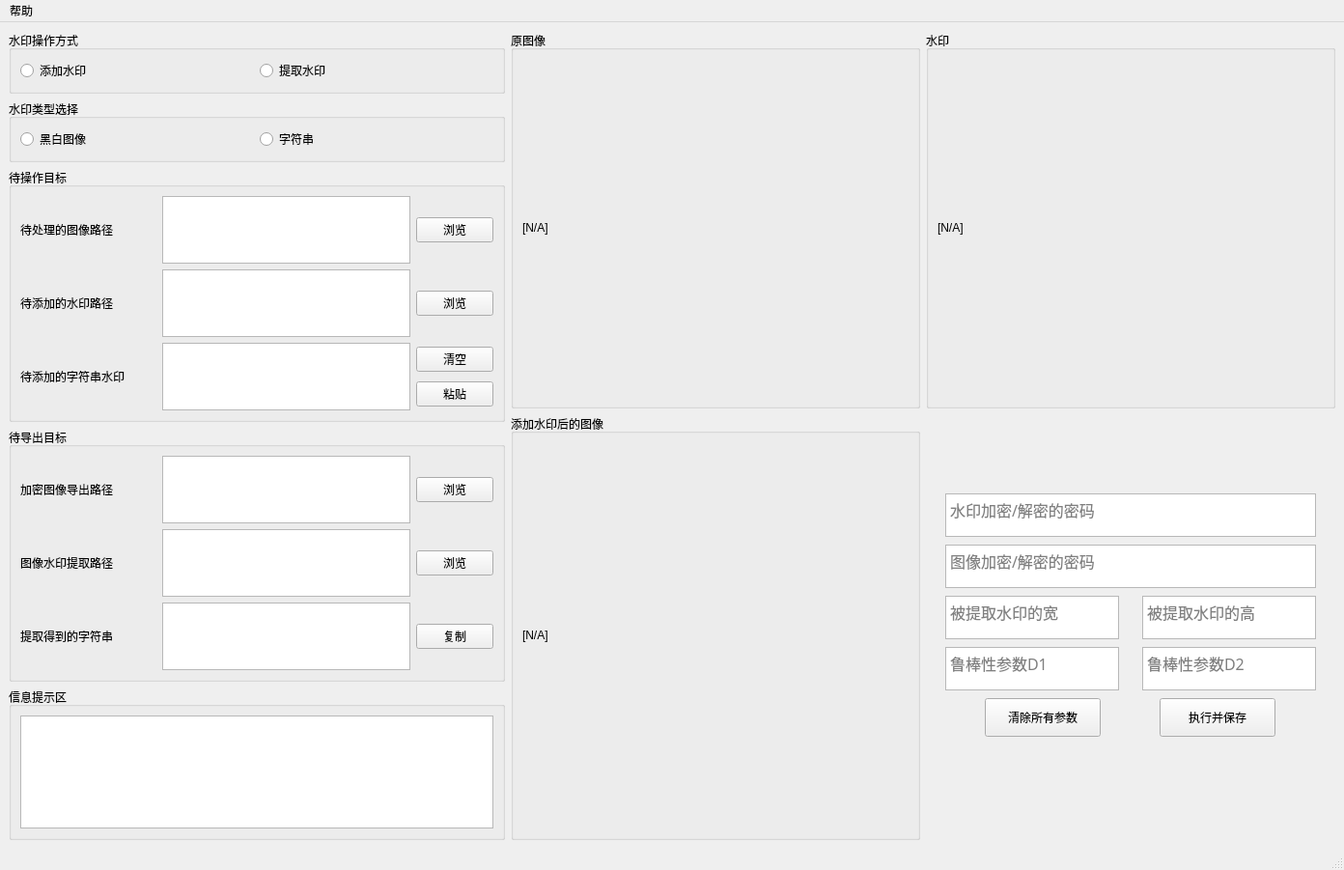
<?xml version="1.0" encoding="UTF-8"?>
<ui version="4.0">
 <class>MainWindow</class>
 <widget class="QMainWindow" name="MainWindow">
  <property name="geometry">
   <rect>
    <x>0</x>
    <y>0</y>
    <width>1392</width>
    <height>887</height>
   </rect>
  </property>
  <property name="windowTitle">
   <string>Python BDIWS - Alpha 0.3</string>
  </property>
  <widget class="QWidget" name="centralwidget">
   <layout class="QHBoxLayout" name="horizontalLayout_9" stretch="2,3">
    <item>
     <layout class="QVBoxLayout" name="LeftSection" stretch="2,2,6,4,100">
      <item>
       <widget class="QGroupBox" name="GroupTypeManipulation">
        <property name="enabled">
         <bool>true</bool>
        </property>
        <property name="title">
         <string>水印操作方式</string>
        </property>
        <layout class="QHBoxLayout" name="horizontalLayout_2">
         <item>
          <layout class="QHBoxLayout" name="horizontalLayout">
           <item>
            <widget class="QRadioButton" name="TypeAddWatermark">
             <property name="text">
              <string>添加水印</string>
             </property>
             <attribute name="buttonGroup">
              <string notr="true">buttonGroupM</string>
             </attribute>
            </widget>
           </item>
           <item>
            <widget class="QRadioButton" name="TypeExtractWatermark">
             <property name="text">
              <string>提取水印</string>
             </property>
             <attribute name="buttonGroup">
              <string notr="true">buttonGroupM</string>
             </attribute>
            </widget>
           </item>
          </layout>
         </item>
        </layout>
       </widget>
      </item>
      <item>
       <widget class="QGroupBox" name="GroupTypeWatermark">
        <property name="title">
         <string>水印类型选择</string>
        </property>
        <layout class="QHBoxLayout" name="horizontalLayout_3">
         <item>
          <layout class="QHBoxLayout" name="horizontalLayout_4">
           <item>
            <widget class="QRadioButton" name="TypeMonochrome">
             <property name="text">
              <string>黑白图像</string>
             </property>
             <attribute name="buttonGroup">
              <string notr="true">buttonGroupT</string>
             </attribute>
            </widget>
           </item>
           <item>
            <widget class="QRadioButton" name="TypeString">
             <property name="text">
              <string>字符串</string>
             </property>
             <attribute name="buttonGroup">
              <string notr="true">buttonGroupT</string>
             </attribute>
            </widget>
           </item>
          </layout>
         </item>
        </layout>
       </widget>
      </item>
      <item>
       <widget class="QGroupBox" name="GroupTargetOriginal">
        <property name="title">
         <string>待操作目标</string>
        </property>
        <layout class="QVBoxLayout" name="verticalLayout_5" stretch="1,1,1">
         <item>
          <layout class="QHBoxLayout" name="horizontalLayout_5" stretch="10,1,20,5">
           <item>
            <widget class="QLabel" name="label">
             <property name="text">
              <string>待处理的图像路径</string>
             </property>
            </widget>
           </item>
           <item>
            <spacer name="horizontalSpacer">
             <property name="orientation">
              <enum>Qt::Horizontal</enum>
             </property>
             <property name="sizeHint" stdset="0">
              <size>
               <width>40</width>
               <height>20</height>
              </size>
             </property>
            </spacer>
           </item>
           <item>
            <widget class="QTextBrowser" name="LabelPathOriginal">
             <property name="sizePolicy">
              <sizepolicy hsizetype="Preferred" vsizetype="Preferred">
               <horstretch>0</horstretch>
               <verstretch>0</verstretch>
              </sizepolicy>
             </property>
             <property name="minimumSize">
              <size>
               <width>200</width>
               <height>0</height>
              </size>
             </property>
            </widget>
           </item>
           <item>
            <widget class="QPushButton" name="ButtonPathOriginal">
             <property name="text">
              <string>浏览</string>
             </property>
            </widget>
           </item>
          </layout>
         </item>
         <item>
          <layout class="QHBoxLayout" name="horizontalLayout_6" stretch="10,1,20,5">
           <item>
            <widget class="QLabel" name="label_2">
             <property name="text">
              <string>待添加的水印路径</string>
             </property>
            </widget>
           </item>
           <item>
            <spacer name="horizontalSpacer_2">
             <property name="orientation">
              <enum>Qt::Horizontal</enum>
             </property>
             <property name="sizeHint" stdset="0">
              <size>
               <width>40</width>
               <height>20</height>
              </size>
             </property>
            </spacer>
           </item>
           <item>
            <widget class="QTextBrowser" name="LabelPathMonochrome">
             <property name="sizePolicy">
              <sizepolicy hsizetype="Preferred" vsizetype="Preferred">
               <horstretch>0</horstretch>
               <verstretch>0</verstretch>
              </sizepolicy>
             </property>
             <property name="minimumSize">
              <size>
               <width>200</width>
               <height>0</height>
              </size>
             </property>
            </widget>
           </item>
           <item>
            <widget class="QPushButton" name="ButtonPathMonochrome">
             <property name="text">
              <string>浏览</string>
             </property>
            </widget>
           </item>
          </layout>
         </item>
         <item>
          <layout class="QHBoxLayout" name="horizontalLayout_8" stretch="10,1,20,5">
           <item>
            <widget class="QLabel" name="label_4">
             <property name="text">
              <string>待添加的字符串水印</string>
             </property>
            </widget>
           </item>
           <item>
            <spacer name="horizontalSpacer_3">
             <property name="orientation">
              <enum>Qt::Horizontal</enum>
             </property>
             <property name="sizeHint" stdset="0">
              <size>
               <width>40</width>
               <height>20</height>
              </size>
             </property>
            </spacer>
           </item>
           <item>
            <widget class="QPlainTextEdit" name="LabelStringOriginal">
             <property name="sizePolicy">
              <sizepolicy hsizetype="Preferred" vsizetype="Preferred">
               <horstretch>0</horstretch>
               <verstretch>0</verstretch>
              </sizepolicy>
             </property>
             <property name="minimumSize">
              <size>
               <width>200</width>
               <height>0</height>
              </size>
             </property>
            </widget>
           </item>
           <item>
            <layout class="QVBoxLayout" name="verticalLayout_3">
             <item>
              <widget class="QPushButton" name="ButtonStringClear">
               <property name="text">
                <string>清空</string>
               </property>
              </widget>
             </item>
             <item>
              <widget class="QPushButton" name="ButtonStringPaste">
               <property name="text">
                <string>粘贴</string>
               </property>
              </widget>
             </item>
            </layout>
           </item>
          </layout>
         </item>
        </layout>
       </widget>
      </item>
      <item>
       <widget class="QGroupBox" name="GroupTargetFinished">
        <property name="title">
         <string>待导出目标</string>
        </property>
        <layout class="QVBoxLayout" name="verticalLayout_4" stretch="0,1,1">
         <item>
          <layout class="QHBoxLayout" name="horizontalLayout_18" stretch="10,1,20,5">
           <item>
            <widget class="QLabel" name="label_8">
             <property name="text">
              <string>加密图像导出路径</string>
             </property>
            </widget>
           </item>
           <item>
            <spacer name="horizontalSpacer_6">
             <property name="orientation">
              <enum>Qt::Horizontal</enum>
             </property>
             <property name="sizeHint" stdset="0">
              <size>
               <width>40</width>
               <height>20</height>
              </size>
             </property>
            </spacer>
           </item>
           <item>
            <widget class="QTextBrowser" name="LabelDirImgOut">
             <property name="sizePolicy">
              <sizepolicy hsizetype="Preferred" vsizetype="Preferred">
               <horstretch>0</horstretch>
               <verstretch>0</verstretch>
              </sizepolicy>
             </property>
             <property name="minimumSize">
              <size>
               <width>200</width>
               <height>0</height>
              </size>
             </property>
            </widget>
           </item>
           <item>
            <widget class="QPushButton" name="ButtonDirImg">
             <property name="text">
              <string>浏览</string>
             </property>
            </widget>
           </item>
          </layout>
         </item>
         <item>
          <layout class="QHBoxLayout" name="horizontalLayout_10" stretch="10,1,20,5">
           <item>
            <widget class="QLabel" name="label_6">
             <property name="text">
              <string>图像水印提取路径</string>
             </property>
            </widget>
           </item>
           <item>
            <spacer name="horizontalSpacer_4">
             <property name="orientation">
              <enum>Qt::Horizontal</enum>
             </property>
             <property name="sizeHint" stdset="0">
              <size>
               <width>40</width>
               <height>20</height>
              </size>
             </property>
            </spacer>
           </item>
           <item>
            <widget class="QTextBrowser" name="LabelDirMonochrome">
             <property name="sizePolicy">
              <sizepolicy hsizetype="Preferred" vsizetype="Preferred">
               <horstretch>0</horstretch>
               <verstretch>0</verstretch>
              </sizepolicy>
             </property>
             <property name="minimumSize">
              <size>
               <width>200</width>
               <height>0</height>
              </size>
             </property>
            </widget>
           </item>
           <item>
            <widget class="QPushButton" name="ButtonDirMonochrome">
             <property name="text">
              <string>浏览</string>
             </property>
            </widget>
           </item>
          </layout>
         </item>
         <item>
          <layout class="QHBoxLayout" name="horizontalLayout_11" stretch="10,1,20,5">
           <item>
            <widget class="QLabel" name="label_7">
             <property name="text">
              <string>提取得到的字符串</string>
             </property>
            </widget>
           </item>
           <item>
            <spacer name="horizontalSpacer_5">
             <property name="orientation">
              <enum>Qt::Horizontal</enum>
             </property>
             <property name="sizeHint" stdset="0">
              <size>
               <width>40</width>
               <height>20</height>
              </size>
             </property>
            </spacer>
           </item>
           <item>
            <widget class="QTextBrowser" name="LabelStringExtract">
             <property name="sizePolicy">
              <sizepolicy hsizetype="Preferred" vsizetype="Preferred">
               <horstretch>0</horstretch>
               <verstretch>0</verstretch>
              </sizepolicy>
             </property>
             <property name="minimumSize">
              <size>
               <width>200</width>
               <height>0</height>
              </size>
             </property>
            </widget>
           </item>
           <item>
            <widget class="QPushButton" name="ButtonStringCopy">
             <property name="text">
              <string>复制</string>
             </property>
            </widget>
           </item>
          </layout>
         </item>
        </layout>
       </widget>
      </item>
      <item>
       <widget class="QGroupBox" name="groupBox">
        <property name="title">
         <string>信息提示区</string>
        </property>
        <layout class="QHBoxLayout" name="horizontalLayout_15">
         <item>
          <widget class="QTextBrowser" name="InfoScreen"/>
         </item>
        </layout>
       </widget>
      </item>
     </layout>
    </item>
    <item>
     <layout class="QGridLayout" name="gridLayout" rowstretch="1,0" columnstretch="1,0">
      <item row="0" column="1">
       <widget class="QGroupBox" name="groupBox_5">
        <property name="title">
         <string>水印</string>
        </property>
        <layout class="QHBoxLayout" name="horizontalLayout_14">
         <item>
          <widget class="QLabel" name="GraphWatermark">
           <property name="sizePolicy">
            <sizepolicy hsizetype="Fixed" vsizetype="Fixed">
             <horstretch>0</horstretch>
             <verstretch>0</verstretch>
            </sizepolicy>
           </property>
           <property name="minimumSize">
            <size>
             <width>400</width>
             <height>350</height>
            </size>
           </property>
           <property name="maximumSize">
            <size>
             <width>5000</width>
             <height>5000</height>
            </size>
           </property>
           <property name="text">
            <string>[N/A]</string>
           </property>
          </widget>
         </item>
        </layout>
       </widget>
      </item>
      <item row="1" column="0">
       <widget class="QGroupBox" name="groupBox_4">
        <property name="sizePolicy">
         <sizepolicy hsizetype="Preferred" vsizetype="Preferred">
          <horstretch>0</horstretch>
          <verstretch>0</verstretch>
         </sizepolicy>
        </property>
        <property name="title">
         <string>添加水印后的图像</string>
        </property>
        <layout class="QHBoxLayout" name="horizontalLayout_13">
         <item>
          <widget class="QLabel" name="GraphProcessed">
           <property name="sizePolicy">
            <sizepolicy hsizetype="Fixed" vsizetype="Fixed">
             <horstretch>0</horstretch>
             <verstretch>0</verstretch>
            </sizepolicy>
           </property>
           <property name="minimumSize">
            <size>
             <width>400</width>
             <height>400</height>
            </size>
           </property>
           <property name="maximumSize">
            <size>
             <width>5000</width>
             <height>5000</height>
            </size>
           </property>
           <property name="text">
            <string>[N/A]</string>
           </property>
          </widget>
         </item>
        </layout>
       </widget>
      </item>
      <item row="0" column="0">
       <widget class="QGroupBox" name="groupBox_3">
        <property name="title">
         <string>原图像</string>
        </property>
        <layout class="QHBoxLayout" name="horizontalLayout_12">
         <item>
          <widget class="QLabel" name="GraphOriginal">
           <property name="sizePolicy">
            <sizepolicy hsizetype="Fixed" vsizetype="Fixed">
             <horstretch>0</horstretch>
             <verstretch>0</verstretch>
            </sizepolicy>
           </property>
           <property name="minimumSize">
            <size>
             <width>400</width>
             <height>350</height>
            </size>
           </property>
           <property name="maximumSize">
            <size>
             <width>5000</width>
             <height>5000</height>
            </size>
           </property>
           <property name="text">
            <string>[N/A]</string>
           </property>
          </widget>
         </item>
        </layout>
       </widget>
      </item>
      <item row="1" column="1">
       <layout class="QVBoxLayout" name="verticalLayout" stretch="0,0,0,0,1">
        <item>
         <layout class="QHBoxLayout" name="horizontalLayout_17">
          <property name="leftMargin">
           <number>20</number>
          </property>
          <property name="topMargin">
           <number>80</number>
          </property>
          <property name="rightMargin">
           <number>20</number>
          </property>
          <item>
           <widget class="QPlainTextEdit" name="LabelPasswordWm">
            <property name="sizePolicy">
             <sizepolicy hsizetype="Expanding" vsizetype="Fixed">
              <horstretch>0</horstretch>
              <verstretch>0</verstretch>
             </sizepolicy>
            </property>
            <property name="minimumSize">
             <size>
              <width>0</width>
              <height>0</height>
             </size>
            </property>
            <property name="maximumSize">
             <size>
              <width>16777215</width>
              <height>45</height>
             </size>
            </property>
            <property name="font">
             <font>
              <family>微软雅黑 Light</family>
              <pointsize>12</pointsize>
             </font>
            </property>
            <property name="placeholderText">
             <string>水印加密/解密的密码</string>
            </property>
           </widget>
          </item>
         </layout>
        </item>
        <item>
         <layout class="QHBoxLayout" name="horizontalLayout_20">
          <property name="leftMargin">
           <number>20</number>
          </property>
          <property name="rightMargin">
           <number>20</number>
          </property>
          <item>
           <widget class="QPlainTextEdit" name="LabelPasswordImg">
            <property name="sizePolicy">
             <sizepolicy hsizetype="Expanding" vsizetype="Fixed">
              <horstretch>0</horstretch>
              <verstretch>0</verstretch>
             </sizepolicy>
            </property>
            <property name="minimumSize">
             <size>
              <width>0</width>
              <height>0</height>
             </size>
            </property>
            <property name="maximumSize">
             <size>
              <width>16777215</width>
              <height>45</height>
             </size>
            </property>
            <property name="font">
             <font>
              <family>微软雅黑 Light</family>
              <pointsize>12</pointsize>
             </font>
            </property>
            <property name="placeholderText">
             <string>图像加密/解密的密码</string>
            </property>
           </widget>
          </item>
         </layout>
        </item>
        <item>
         <layout class="QHBoxLayout" name="horizontalLayout_23" stretch="10,1,10">
          <property name="leftMargin">
           <number>20</number>
          </property>
          <property name="rightMargin">
           <number>20</number>
          </property>
          <item>
           <widget class="QPlainTextEdit" name="LabelWmWidth">
            <property name="sizePolicy">
             <sizepolicy hsizetype="Expanding" vsizetype="Fixed">
              <horstretch>0</horstretch>
              <verstretch>0</verstretch>
             </sizepolicy>
            </property>
            <property name="minimumSize">
             <size>
              <width>0</width>
              <height>0</height>
             </size>
            </property>
            <property name="maximumSize">
             <size>
              <width>16777215</width>
              <height>45</height>
             </size>
            </property>
            <property name="font">
             <font>
              <family>微软雅黑 Light</family>
              <pointsize>12</pointsize>
             </font>
            </property>
            <property name="placeholderText">
             <string>被提取水印的宽</string>
            </property>
           </widget>
          </item>
          <item>
           <spacer name="horizontalSpacer_7">
            <property name="orientation">
             <enum>Qt::Horizontal</enum>
            </property>
            <property name="sizeHint" stdset="0">
             <size>
              <width>40</width>
              <height>20</height>
             </size>
            </property>
           </spacer>
          </item>
          <item>
           <widget class="QPlainTextEdit" name="LabelWmHeight">
            <property name="sizePolicy">
             <sizepolicy hsizetype="Expanding" vsizetype="Fixed">
              <horstretch>0</horstretch>
              <verstretch>0</verstretch>
             </sizepolicy>
            </property>
            <property name="minimumSize">
             <size>
              <width>0</width>
              <height>0</height>
             </size>
            </property>
            <property name="maximumSize">
             <size>
              <width>16777215</width>
              <height>45</height>
             </size>
            </property>
            <property name="font">
             <font>
              <family>微软雅黑 Light</family>
              <pointsize>12</pointsize>
             </font>
            </property>
            <property name="placeholderText">
             <string>被提取水印的高</string>
            </property>
           </widget>
          </item>
         </layout>
        </item>
        <item>
         <layout class="QHBoxLayout" name="horizontalLayout_19" stretch="10,1,10">
          <property name="leftMargin">
           <number>20</number>
          </property>
          <property name="rightMargin">
           <number>20</number>
          </property>
          <item>
           <widget class="QPlainTextEdit" name="LabelAntiAtt_D1">
            <property name="sizePolicy">
             <sizepolicy hsizetype="Expanding" vsizetype="Fixed">
              <horstretch>0</horstretch>
              <verstretch>0</verstretch>
             </sizepolicy>
            </property>
            <property name="minimumSize">
             <size>
              <width>0</width>
              <height>0</height>
             </size>
            </property>
            <property name="maximumSize">
             <size>
              <width>16777215</width>
              <height>45</height>
             </size>
            </property>
            <property name="font">
             <font>
              <family>微软雅黑 Light</family>
              <pointsize>12</pointsize>
             </font>
            </property>
            <property name="placeholderText">
             <string>鲁棒性参数D1</string>
            </property>
           </widget>
          </item>
          <item>
           <spacer name="horizontalSpacer_8">
            <property name="orientation">
             <enum>Qt::Horizontal</enum>
            </property>
            <property name="sizeHint" stdset="0">
             <size>
              <width>40</width>
              <height>20</height>
             </size>
            </property>
           </spacer>
          </item>
          <item>
           <widget class="QPlainTextEdit" name="LabelAntiAtt_D2">
            <property name="sizePolicy">
             <sizepolicy hsizetype="Expanding" vsizetype="Fixed">
              <horstretch>0</horstretch>
              <verstretch>0</verstretch>
             </sizepolicy>
            </property>
            <property name="minimumSize">
             <size>
              <width>0</width>
              <height>0</height>
             </size>
            </property>
            <property name="maximumSize">
             <size>
              <width>16777215</width>
              <height>45</height>
             </size>
            </property>
            <property name="font">
             <font>
              <family>微软雅黑 Light</family>
              <pointsize>12</pointsize>
             </font>
            </property>
            <property name="placeholderText">
             <string>鲁棒性参数D2</string>
            </property>
           </widget>
          </item>
         </layout>
        </item>
        <item>
         <layout class="QHBoxLayout" name="horizontalLayout_16">
          <property name="spacing">
           <number>0</number>
          </property>
          <property name="leftMargin">
           <number>0</number>
          </property>
          <property name="rightMargin">
           <number>0</number>
          </property>
          <property name="bottomMargin">
           <number>100</number>
          </property>
          <item>
           <widget class="QPushButton" name="pushButtonClearPara">
            <property name="sizePolicy">
             <sizepolicy hsizetype="Fixed" vsizetype="Fixed">
              <horstretch>0</horstretch>
              <verstretch>0</verstretch>
             </sizepolicy>
            </property>
            <property name="minimumSize">
             <size>
              <width>120</width>
              <height>40</height>
             </size>
            </property>
            <property name="text">
             <string>清除所有参数</string>
            </property>
           </widget>
          </item>
          <item>
           <widget class="QPushButton" name="pushButtonExecute">
            <property name="sizePolicy">
             <sizepolicy hsizetype="Fixed" vsizetype="Fixed">
              <horstretch>0</horstretch>
              <verstretch>0</verstretch>
             </sizepolicy>
            </property>
            <property name="minimumSize">
             <size>
              <width>120</width>
              <height>40</height>
             </size>
            </property>
            <property name="text">
             <string>执行并保存</string>
            </property>
           </widget>
          </item>
         </layout>
        </item>
       </layout>
      </item>
     </layout>
    </item>
   </layout>
  </widget>
  <widget class="QStatusBar" name="statusbar"/>
  <widget class="QMenuBar" name="menubar">
   <property name="geometry">
    <rect>
     <x>0</x>
     <y>0</y>
     <width>1392</width>
     <height>23</height>
    </rect>
   </property>
   <widget class="QMenu" name="MenuHelp">
    <property name="title">
     <string>帮助</string>
    </property>
    <addaction name="ActionAbout"/>
   </widget>
   <addaction name="MenuHelp"/>
  </widget>
  <action name="ActionAbout">
   <property name="text">
    <string>关于 Python BDIWS</string>
   </property>
  </action>
 </widget>
 <resources/>
 <connections/>
 <buttongroups>
  <buttongroup name="buttonGroupM"/>
  <buttongroup name="buttonGroupT"/>
 </buttongroups>
</ui>
